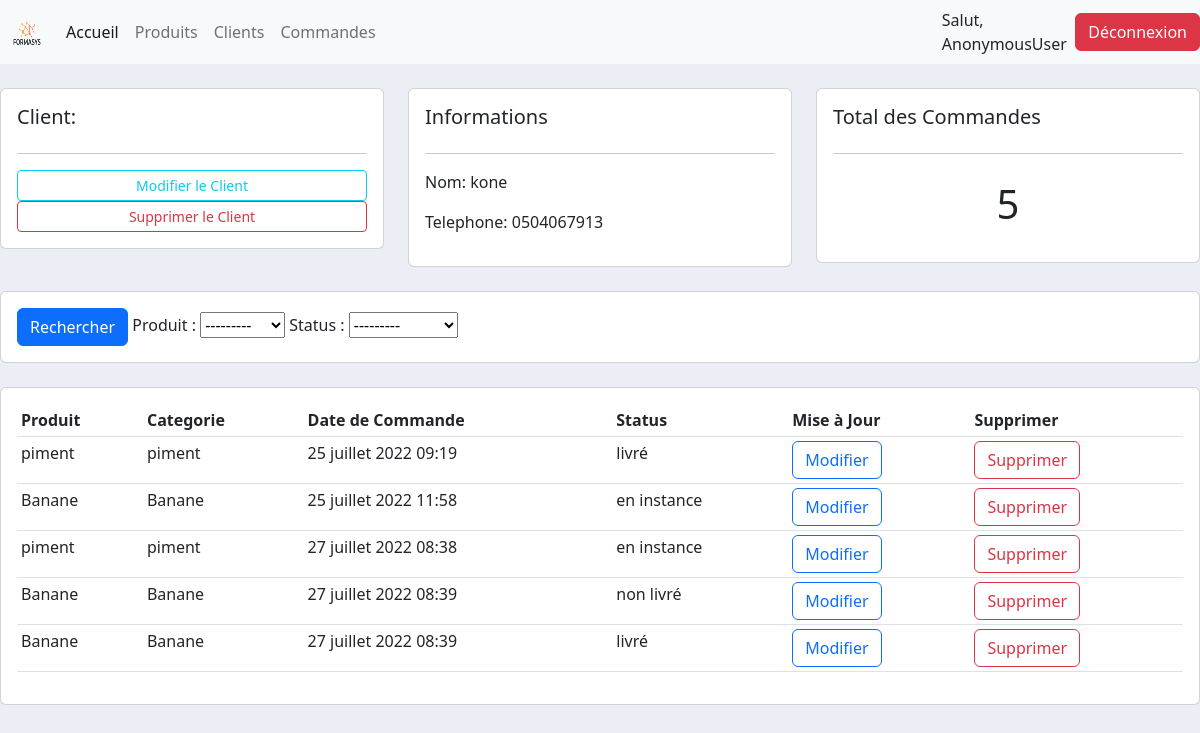
Page /client/2 on the committed database.
### client/models.py (models this page shows, shortened)
class Client(models.Model):
    nom=models.CharField(max_length=200, null=True)
    telephone=models.CharField(max_length=200, null=True)
    date_creation=models.DateTimeField(auto_now_add=True, null=True)

### commande/models.py (models this page shows, shortened)
class Commande(models.Model):
    STATUS=(
        ('en instance','en instance'),
        ('non livré', 'non livré'),
        ('livré', 'livré') )
    client=models.ForeignKey(Client, null=True,on_delete=models.SET_NULL)
    produit=models.ForeignKey(Produit, null=True,on_delete=models.SET_NULL)
    status=models.CharField(max_length=200, null=True,choices=STATUS)
    date_creation=models.DateTimeField(auto_now_add=True, null=True)

### produit/models.py (models this page shows)
class Produit(models.Model):
    nom=models.CharField(max_length=200, null=True)
    prix=models.FloatField(null=True)
    description = models.TextField(null=True)
    date_creation = models.DateTimeField(auto_now_add=True, null=True)
    tag=models.ManyToManyField(Tag, null=True)
    photo = models.FileField(upload_to='images', null=True)
    def __str__(self):
        return self.nom

### client/views.py (the view)
# urls.py: path('client/<str:pk>', views.infoClient, name='infoClient'),
def infoClient(request, pk):
    client = Client.objects.get(id=pk)
    commande = client.commande_set.all()
    commande_total = commande.count()
    myFilter = CommandeFiltreByStatusAndProduit(request.GET, queryset=commande)
    commande = myFilter.qs
    context={'client':client, 'commande':commande, 'commande_total':commande_total, 'myFilter':myFilter}
    return render(request, 'client/liste_client.html', context)

### templates/client/liste_client.html (shortened to what this page needs)
{% extends 'template.html' %}
{% block contenu %}
  	<br>
<div class="row">
	<div class="col-md">
		<div class="card card-body">
			<h5>Client:</h5>
			<hr>
			<a class="btn btn-outline-info  btn-sm btn-block" href="">Modifier le Client</a>
			<a class="btn btn-outline-danger  btn-sm btn-block" href="">Supprimer le Client</a>
		</div>
	</div>
	<div class="col-md">
		<div class="card card-body">
			<h5>Informations</h5>
			<hr>
			<p>Nom: {{client.nom}} </p>
			<p>Telephone: {{client.telephone}}</p>
		</div>
	</div>
	<div class="col-md">
		<div class="card card-body">
			<h5>Total des Commandes</h5>
			<hr>
			<h1 style="text-align: center;padding: 10px">{{ commande_total }}</h1>
		</div>
	</div>
</div>
<br>
<div class="row">
	<div class="col">
		<div class="card card-body">
			<form method="get">
		    <button class="btn btn-primary" type="submit">Rechercher</button>
				{{myFilter.form}}
		  </form>
		</div>
	</div>
</div>
<br>
<div class="row">
	<div class="col-md">
		<div class="card card-body">
			<table class="table table-sm">
				<tr>
					<th>Produit</th>
					<th>Categorie</th>
					<th>Date de Commande</th>
					<th>Status</th>
					<th>Mise à Jour</th>
					<th>Supprimer</th>
				</tr>
				{% for commande in commande %}
					<tr>
						<td>{{commande.produit}}</td>
						<td>{{commande.produit}}</td>
						<td>{{commande.date_creation}}</td>
						<td>{{commande.status}}</td>
						<td><a href="#" class="btn btn-outline-primary">Modifier</a></td>
						<td><a href="#" class="btn btn-outline-danger">Supprimer</a></td>
					</tr>
				{% endfor %}
			</table>
		</div>
	</div>
</div>
{% endblock %}

### static/css/template.css (style rules this page uses)
body { background-color: #ebeff5; }

### rows in the picture
Client: nom "kone", telephone "0504067913"
Commande: produit "piment", date_creation "25 juillet 2022 09:19", status "livré"
Commande: produit "Banane", date_creation "25 juillet 2022 11:58", status "en instance"
Commande: produit "piment", date_creation "27 juillet 2022 08:38", status "en instance"
Commande: produit "Banane", date_creation "27 juillet 2022 08:39", status "non livré"
Commande: produit "Banane", date_creation "27 juillet 2022 08:39", status "livré"

### other values in the picture
{{ request.user }} "AnonymousUser"
{{ commande_total }} "5"
